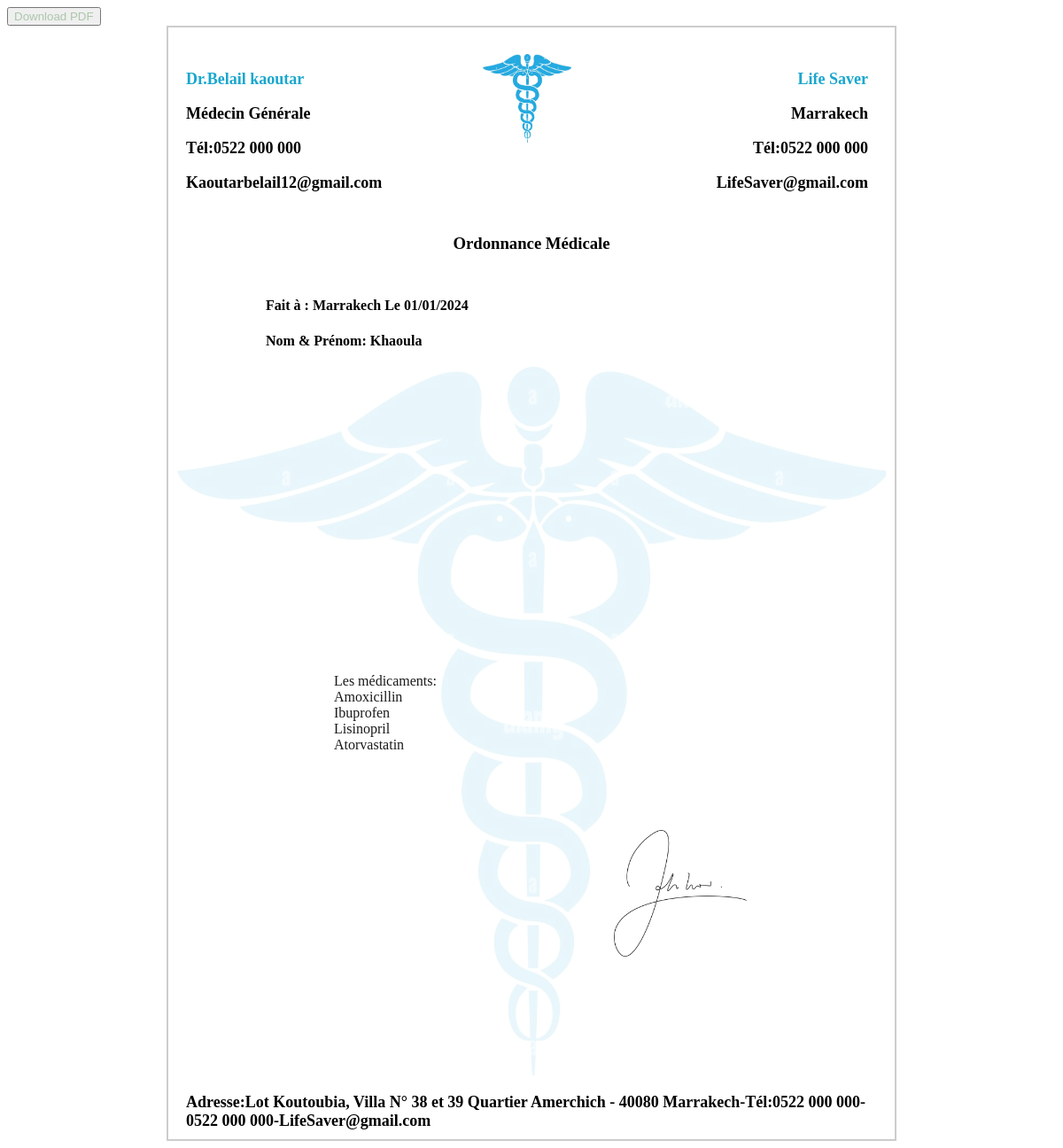
/GenerateOrdonnance.php?id=4, run on the app's committed database.
### tables this page shows
CREATE TABLE `patient` (
  `patient_id` int(11) NOT NULL,
  `cin` text NOT NULL,
  `name` text NOT NULL,
  `Dateenter` date NOT NULL,
  `address` text NOT NULL,
  `email` text NOT NULL,
  `phone` varchar(10) NOT NULL
);

CREATE TABLE `medicament` (
  `id_med` int(11) NOT NULL,
  `nom` text NOT NULL,
  `dosage` text NOT NULL,
  `code` text NOT NULL
);

### Generateordonnance.php (the view, shortened to what this page needs)
<!DOCTYPE html>
<html lang="fr">
<head>
    <link rel="stylesheet" href="GenerateOrdonnance.css">
</head>
<body>
<button type="button" id="download" class="btn btn-primary" onclick="downloadPDF()">Download PDF</button>
<div id="cadre">
    <div class="demo-layout mdl-layout mdl-js-layout mdl-layout--fixed-drawer mdl-layout--fixed-header" id="pdfContent">
        <div class="container-wrapper">
            <div class="container" id="pdfTable">
                <h3>Dr.Belail kaoutar</h3>
                <h3>Médecin Générale</h3>
                <h3>Tél:0522 000 000</h3>
                <h3>Kaoutarbelail12@gmail.com</h3>
            </div>
            <img src="med.jpg" alt="" class="logo">
            <div class="container1">
                <h3>Life Saver</h3>
                <h3>Marrakech</h3>
                <h3>Tél:0522 000 000</h3>
                <h3>LifeSaver@gmail.com</h3>
            </div>
        </div>
        <div class="titre">
            <h3> Ordonnance Médicale </h3>
        </div>
        <div class="infos ">
            <h4 class="info-item">Fait à : Marrakech Le <?php echo date("d/m/Y") . "<br>"; ?></h4>
            <h4 class="info-item">Nom & Prénom:
                <?php
                include("config.php");
                $id = isset($_GET['id']) ? $_GET['id'] : null;
                if ($id) {
                    $sql = "SELECT patient.name AS patient_name
                            FROM ordonnance
                            JOIN patient ON ordonnance.patient_id = patient.patient_id
                            WHERE ordonnance.id = '$id'";
                    $result = mysqli_query($conn, $sql);
                    if ($result) {
                        $row = mysqli_fetch_assoc($result);
                        $patientName = $row['patient_name'];
                        echo $patientName;
                    } else {
                        echo "Error: " . mysqli_error($conn);
                    }
                } else {
                    echo "Invalid ordonnance ID";
                }
                ?>
            </h4>
        </div>
        <div class="background">
            <div class="background-overlay">  </div>
            <tr style="font-family: 'Freestyle Script', sans-serif; font-size:25px ">
                <img src="med.jpg" alt="" class="background-overlay">
                Les médicaments:
                <br>
                <?php
                include("config.php");
                $id = isset($_GET['id']) ? $_GET['id'] : null;
                if ($id) {
                    $sql = "SELECT id_med
                            FROM ordonnance
                            WHERE id = '$id'";
                    $result = mysqli_query($conn, $sql);
                    if ($result) {
                        $row = mysqli_fetch_assoc($result);
                        $idMeds = explode(',', $row['id_med']);
                        foreach ($idMeds as $idMed) {
                            $sqlMed = "SELECT nom
                                        FROM medicament
                                        WHERE id_med = '$idMed'";
                            $resultMed = mysqli_query($conn, $sqlMed);
                            if ($resultMed) {
                                $rowMed = mysqli_fetch_assoc($resultMed);
                                $medicationName = $rowMed['nom'];
                                echo " $medicationName <br> ";
                            } else {
                                echo "Error fetching medication name: " . mysqli_error($conn);
                            }
                        }
                    } else {
                        echo "Error fetching id_med: " . mysqli_error($conn);
                    }
                } else {
                    echo "Invalid ordonnance ID";
                }
                ?>
                <br>
            </tr>
            <div class="signature">
                <img src="Signature.png" alt="" class="signature-image">
            </div>
        </div>
        <div class="adresse">
            <h3>Adresse:Lot Koutoubia, Villa N° 38 et 39 Quartier Amerchich - 40080 Marrakech-Tél:0522 000 000-0522 000 000-LifeSaver@gmail.com</h3>
        </div>
    </div>
</div>
</body>
</html>

### GenerateOrdonnance.css (style rules this page uses)
.container-wrapper { display: flex; justify-content: space-between; }
.container { flex-basis: 50%; margin:20px 0px 0px 10px ; }
.container1 { flex-basis: 50%; text-align: right; margin-right: 20px !important; margin:20px 0px 0px 10px ; }
.container h3:first-of-type { color: #19A7CE; }
.container1 h3:first-of-type { color: #19A7CE; }
.titre { display: flex; justify-content: center; align-items: center; height: 10vh; }
.logo { width: 100px; height:100px; margin:20px 0px 0px 10px ; }
.info-item { margin-bottom: 20px; padding-left: 100px; }
.container > h3 { font-size: 18px; }
.container1 > h3 { font-size: 18px; }
.adresse > h3 { font-size: 18px; margin:20px 0px 0px 10px ; }
.signature { display: flex; justify-content: flex-end; margin-bottom: 10px; margin-top: 400px; padding-left: 20px; }
.signature-image { max-width: 150px; }

### Generateordonnance.php (style rules this page uses)
#cadre { border: 2px solid #ccc; padding: 10px; margin: 10px; position: relative; max-width: 800px; margin: auto; }
.background { position: relative; height: 100vh; display: flex; align-items: center; justify-content: center; overflow: hidden; }
.background-overlay { position: absolute; top: 0; left: 0; width: 100%; height: 100%; background-repeat: no-repeat; background-position: center; opacity: 0.1; overflow: hidden; }
.signature { display: flex; justify-content: flex-end; margin-bottom: 10px; margin-top: 400px; padding-left: 200px; }
.signature-image { max-width: 150px; }
#download { position: relative; color: #acc6aa; }

### data on the page
patient: name "Khaoula"
medicament: nom "Amoxicillin"
medicament: nom "Ibuprofen"
medicament: nom "Lisinopril"
medicament: nom "Atorvastatin"
